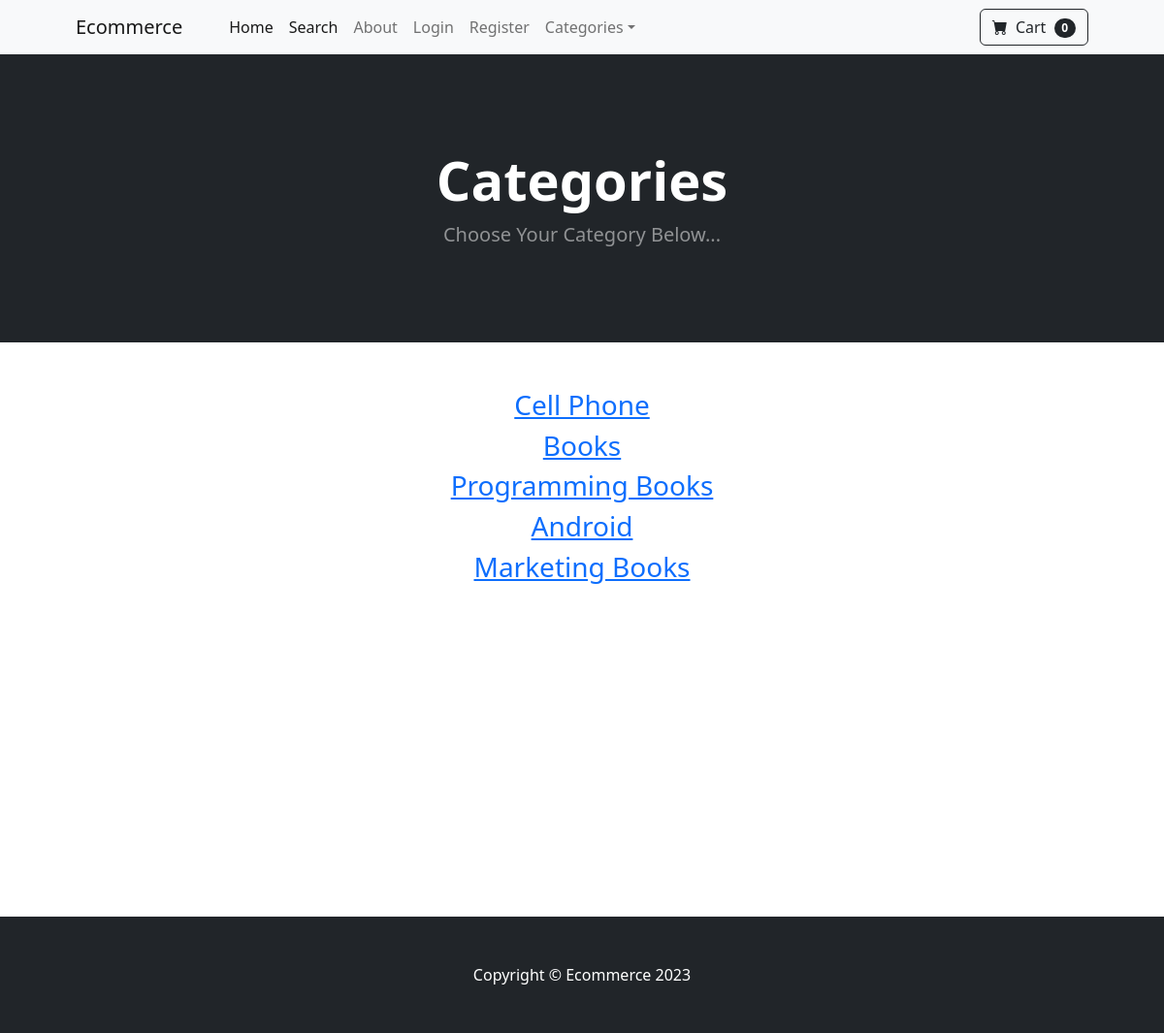
The app's page /category_summary/ with its own data.
### store/models.py (models this page shows)
class Category(models.Model):
    name = models.CharField(max_length=50)
    def __str__(self):
        return self.name
    class Meta:
        verbose_name_plural = 'categories'

### store/views.py (the view)
# urls.py: path('category_summary/', views.category_summary, name='category_summary'),
def category_summary(request):
    categories = Category.objects.all()
    return render(request, 'category_summary.html', {"categories": categories})

### cart/cart.py (called while the page is built)
    def __len__(self):
        return len(self.cart)

### cart/context_processors.py (called while the page is built)
def cart(request):
    return {'cart': Cart(request)}

### store/templates/category_summary.html
{% extends 'base.html' %}
{% block content %}
        <header class="bg-dark py-5">
            <div class="container px-4 px-lg-5 my-5">
                <div class="text-center text-white">
                    <h1 class="display-4 fw-bolder">Categories</h1>
                    <p class="lead fw-normal text-white-50 mb-0">Choose Your Category Below...</p>
                </div>
            </div>
        </header>
        <div class="container">
        	<div class="row">
        		<center>
        			<div class="col-8">
        				<br/><br/>
                        {% for category in categories %}
<h3><a href="{% url 'category' category %}">{{ category }}</a></h3>
                        {% endfor %}
<br/><br/><br/><br/><br/><br/><br/><br/><br/><br/><br/><br/><br/><br/>
        			</div>
        		</center>
        	</div>
        </div>
{% endblock %}

### records on screen
Category: name "Cell Phone"
Category: name "Books"
Category: name "Programming Books"
Category: name "Android"
Category: name "Marketing Books"

### other values on screen
{{ cart|length }} "0"
